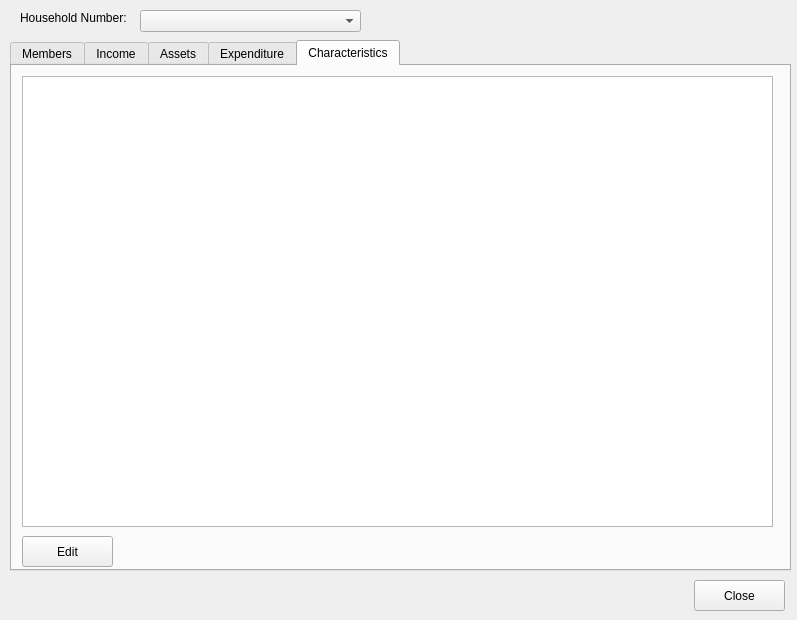
<?xml version="1.0" encoding="UTF-8"?>
<ui version="4.0">
 <class>HouseholdDetails</class>
 <widget class="QWidget" name="HouseholdDetails">
  <property name="geometry">
   <rect>
    <x>0</x>
    <y>0</y>
    <width>797</width>
    <height>620</height>
   </rect>
  </property>
  <property name="windowTitle">
   <string>Household Details</string>
  </property>
  <widget class="QTabWidget" name="tabHouseHold">
   <property name="geometry">
    <rect>
     <x>10</x>
     <y>40</y>
     <width>781</width>
     <height>531</height>
    </rect>
   </property>
   <property name="currentIndex">
    <number>4</number>
   </property>
   <widget class="QWidget" name="tabHouseHoldMembers">
    <attribute name="title">
     <string>Members</string>
    </attribute>
    <widget class="QTableView" name="tableView">
     <property name="geometry">
      <rect>
       <x>10</x>
       <y>10</y>
       <width>751</width>
       <height>451</height>
      </rect>
     </property>
    </widget>
    <widget class="QPushButton" name="cmdAddMember">
     <property name="geometry">
      <rect>
       <x>10</x>
       <y>470</y>
       <width>91</width>
       <height>31</height>
      </rect>
     </property>
     <property name="text">
      <string>Add</string>
     </property>
    </widget>
    <widget class="QPushButton" name="cmdEditMember">
     <property name="geometry">
      <rect>
       <x>110</x>
       <y>470</y>
       <width>91</width>
       <height>31</height>
      </rect>
     </property>
     <property name="text">
      <string>Edit</string>
     </property>
    </widget>
    <widget class="QPushButton" name="cmdDelMember">
     <property name="geometry">
      <rect>
       <x>210</x>
       <y>470</y>
       <width>91</width>
       <height>31</height>
      </rect>
     </property>
     <property name="text">
      <string>Delete</string>
     </property>
    </widget>
   </widget>
   <widget class="QWidget" name="tabHouseholdIncome">
    <attribute name="title">
     <string>Income</string>
    </attribute>
    <widget class="QTableView" name="tableView_2">
     <property name="geometry">
      <rect>
       <x>10</x>
       <y>10</y>
       <width>751</width>
       <height>451</height>
      </rect>
     </property>
    </widget>
    <widget class="QPushButton" name="cmdAddIncome">
     <property name="geometry">
      <rect>
       <x>10</x>
       <y>470</y>
       <width>91</width>
       <height>31</height>
      </rect>
     </property>
     <property name="text">
      <string>Add</string>
     </property>
    </widget>
    <widget class="QPushButton" name="cmdEditIncome">
     <property name="geometry">
      <rect>
       <x>110</x>
       <y>470</y>
       <width>91</width>
       <height>31</height>
      </rect>
     </property>
     <property name="text">
      <string>Edit</string>
     </property>
    </widget>
    <widget class="QPushButton" name="pushButton_6">
     <property name="geometry">
      <rect>
       <x>210</x>
       <y>470</y>
       <width>91</width>
       <height>31</height>
      </rect>
     </property>
     <property name="text">
      <string>Delete</string>
     </property>
    </widget>
   </widget>
   <widget class="QWidget" name="tabHouseholdAssets">
    <attribute name="title">
     <string>Assets</string>
    </attribute>
    <widget class="QTableView" name="tableView_3">
     <property name="geometry">
      <rect>
       <x>10</x>
       <y>10</y>
       <width>751</width>
       <height>451</height>
      </rect>
     </property>
    </widget>
    <widget class="QPushButton" name="cmdAddAsset">
     <property name="geometry">
      <rect>
       <x>10</x>
       <y>470</y>
       <width>91</width>
       <height>31</height>
      </rect>
     </property>
     <property name="text">
      <string>Add</string>
     </property>
    </widget>
    <widget class="QPushButton" name="cmdEditAsset">
     <property name="geometry">
      <rect>
       <x>110</x>
       <y>470</y>
       <width>91</width>
       <height>31</height>
      </rect>
     </property>
     <property name="text">
      <string>Edit</string>
     </property>
    </widget>
    <widget class="QPushButton" name="cmdDelAsset">
     <property name="geometry">
      <rect>
       <x>210</x>
       <y>470</y>
       <width>91</width>
       <height>31</height>
      </rect>
     </property>
     <property name="text">
      <string>Delete</string>
     </property>
    </widget>
   </widget>
   <widget class="QWidget" name="tabHouseholdExpenditure">
    <attribute name="title">
     <string>Expenditure</string>
    </attribute>
    <widget class="QTableView" name="tableView_4">
     <property name="geometry">
      <rect>
       <x>10</x>
       <y>10</y>
       <width>751</width>
       <height>451</height>
      </rect>
     </property>
    </widget>
    <widget class="QPushButton" name="cmdAddExpenditure">
     <property name="geometry">
      <rect>
       <x>10</x>
       <y>470</y>
       <width>91</width>
       <height>31</height>
      </rect>
     </property>
     <property name="text">
      <string>Add</string>
     </property>
    </widget>
    <widget class="QPushButton" name="cmdEditExpenditure">
     <property name="geometry">
      <rect>
       <x>110</x>
       <y>470</y>
       <width>91</width>
       <height>31</height>
      </rect>
     </property>
     <property name="text">
      <string>Edit</string>
     </property>
    </widget>
    <widget class="QPushButton" name="cmdDelExpenditure">
     <property name="geometry">
      <rect>
       <x>210</x>
       <y>470</y>
       <width>91</width>
       <height>31</height>
      </rect>
     </property>
     <property name="text">
      <string>Delete</string>
     </property>
    </widget>
   </widget>
   <widget class="QWidget" name="tabHouseholdCharacteristics">
    <attribute name="title">
     <string>Characteristics</string>
    </attribute>
    <widget class="QTableView" name="tableView_5">
     <property name="geometry">
      <rect>
       <x>10</x>
       <y>10</y>
       <width>751</width>
       <height>451</height>
      </rect>
     </property>
    </widget>
    <widget class="QPushButton" name="cmdEditCharacteristic">
     <property name="geometry">
      <rect>
       <x>10</x>
       <y>470</y>
       <width>91</width>
       <height>31</height>
      </rect>
     </property>
     <property name="text">
      <string>Edit</string>
     </property>
    </widget>
   </widget>
  </widget>
  <widget class="QPushButton" name="cmdClose">
   <property name="geometry">
    <rect>
     <x>694</x>
     <y>580</y>
     <width>91</width>
     <height>31</height>
    </rect>
   </property>
   <property name="text">
    <string>Close</string>
   </property>
  </widget>
  <widget class="QComboBox" name="cboHouseholdNumber">
   <property name="geometry">
    <rect>
     <x>140</x>
     <y>10</y>
     <width>221</width>
     <height>22</height>
    </rect>
   </property>
  </widget>
  <widget class="QLabel" name="label">
   <property name="geometry">
    <rect>
     <x>20</x>
     <y>10</y>
     <width>111</width>
     <height>16</height>
    </rect>
   </property>
   <property name="text">
    <string>Household Number:</string>
   </property>
  </widget>
 </widget>
 <resources/>
 <connections/>
</ui>
